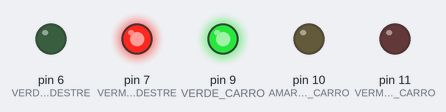
The sketch below on a simulated Arduino Uno, built with avr-gcc and run on an emulated ATmega328P. On the bench: output pins drawn as LEDs (lit = HIGH).

Above: at 2.5 s.
At 6.0 s:
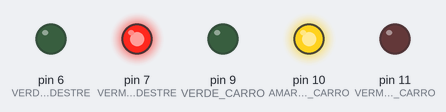
At 9.7 s:
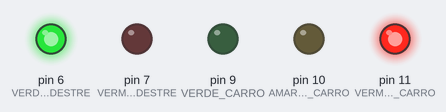
At 16.7 s:
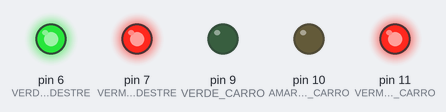
Timing chart, 0 to 22.1 s (numbered marks = the images above):
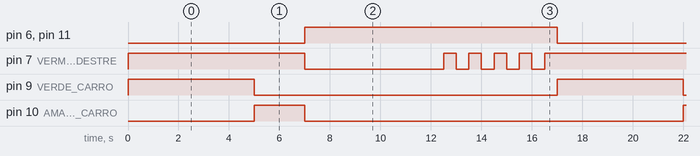

Measured:
- by itself, pin 6 (VERDE_PEDESTRE), pin 11 (VERMELHO_CARRO): alternates HIGH for 10.0 s and LOW for 7.0 s
- by itself, pin 7 (VERMELHO_PEDESTRE): repeats every 17.0 s: LOW 5.5 s, 4 × (HIGH 0.50 s, LOW 0.50 s), HIGH 7.5 s
- by itself, pin 9 (VERDE_CARRO): alternates HIGH for 5.0 s and LOW for 12.0 s
- by itself, pin 10 (AMARELO_CARRO): alternates HIGH for 2.0 s and LOW for 15.0 s

The sketch:

semaforo.ino
```cpp
// Autor: Lucas Barboza Costa
// Curso Arduino SENAI
// Semáforo

// PINOS DO CARRO
int VERMELHO_CARRO = 11;
int AMARELO_CARRO = 10;
int VERDE_CARRO = 9;

// PINOS DO PEDESTRE
int VERMELHO_PEDESTRE = 7;
int VERDE_PEDESTRE = 6;

void setup() {
  // Configurando pinos de saída
  pinMode(VERMELHO_CARRO, OUTPUT);
  pinMode(AMARELO_CARRO, OUTPUT);
  pinMode(VERDE_CARRO, OUTPUT);
  pinMode(VERMELHO_PEDESTRE, OUTPUT);
  pinMode(VERDE_PEDESTRE, OUTPUT);
}

void loop() {
  digitalWrite(VERMELHO_CARRO, 0);
  digitalWrite(AMARELO_CARRO, 0);

  digitalWrite(VERDE_CARRO, 1);
  digitalWrite(VERMELHO_PEDESTRE, 1);
  digitalWrite(VERDE_PEDESTRE, 0);

  delay(5000);

  digitalWrite(VERMELHO_CARRO, 0);
  digitalWrite(AMARELO_CARRO, 1);
  digitalWrite(VERDE_CARRO, 0);

  digitalWrite(VERMELHO_PEDESTRE, 1);
  digitalWrite(VERDE_PEDESTRE, 0);

  delay(2000);


  digitalWrite(VERMELHO_CARRO, 1);
  digitalWrite(AMARELO_CARRO, 0);
  digitalWrite(VERDE_CARRO, 0);

  digitalWrite(VERMELHO_PEDESTRE, 0);
  digitalWrite(VERDE_PEDESTRE, 1);
  delay(5000);


  digitalWrite(VERMELHO_CARRO, 1);
  digitalWrite(AMARELO_CARRO, 0);
  digitalWrite(VERDE_CARRO, 0);

  // Laço para desligar e ligar o vermelho
  for (int i = 0; i < 5; i++) {
    digitalWrite(VERMELHO_PEDESTRE, 0);
    delay(500);
    digitalWrite(VERMELHO_PEDESTRE, 1);
    delay(500);
  }

}
```
